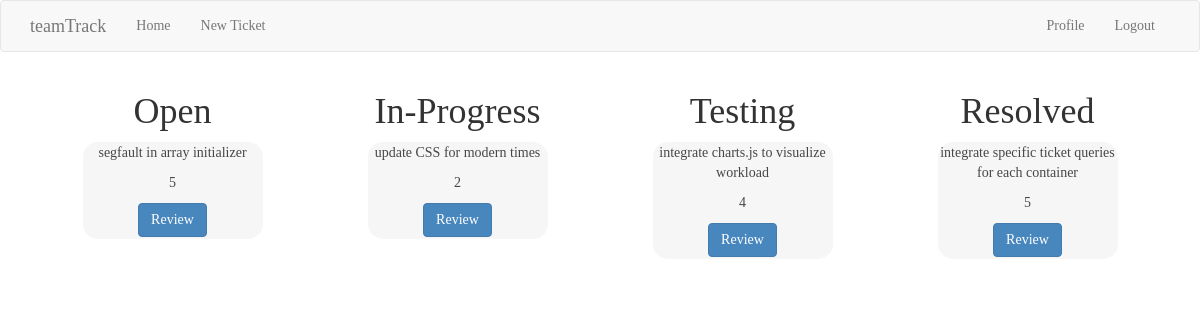
The app's page /index (signed in) with its own data.
### app/models.py (models this page shows, shortened)
class Ticket(db.Model):
    id = db.Column(db.Integer, primary_key=True)
    description = db.Column(db.String(140))
    priority = db.Column(db.Integer)
    link = db.Column(db.String(140))
    timestamp = db.Column(db.DateTime, index=True, default=datetime.utcnow)
    user_id = db.Column(db.Integer, db.ForeignKey('user.id'))
    tag = db.Column(db.String(20))

### app/routes.py (the view)
@app.route('/', methods=['GET', 'POST'])
@app.route('/index', methods=['GET', 'POST'])
@login_required
def index():
    page = request.args.get('page', 1, type=int)
    opentickets = current_user.get_open_tickets().paginate(
        page, app.config['POSTS_PER_PAGE'], False)
    wiptickets = current_user.get_wip_tickets().paginate(
        page, app.config['POSTS_PER_PAGE'], False)
    testingtickets = current_user.get_testing_tickets().paginate(
        page, app.config['POSTS_PER_PAGE'], False)
    closedtickets = current_user.get_closed_tickets().paginate(
        page, app.config['POSTS_PER_PAGE'], False)
    return render_template('index.html', title='Home', opentickets = opentickets.items, wiptickets= wiptickets.items, testingtickets = testingtickets.items, closedtickets = closedtickets.items)

### app/models.py (called while the page is built)
@login.user_loader
def load_user(id):
    return User.query.get(int(id))

    def get_open_tickets(self):
        return Ticket.query.filter(Ticket.tag == 'open').order_by(Ticket.timestamp.desc())

    def get_wip_tickets(self):
        return Ticket.query.filter(Ticket.tag == 'wip').order_by(Ticket.timestamp.desc())

    def get_testing_tickets(self):
        return Ticket.query.filter(Ticket.tag == 'testing').order_by(Ticket.timestamp.desc())

    def get_closed_tickets(self):
        return Ticket.query.filter(Ticket.tag == 'closed').order_by(Ticket.timestamp.desc())

### app/routes.py (called while the page is built)
@app.before_request
def before_request():
    if current_user.is_authenticated:
        current_user.last_seen = datetime.utcnow()
        db.session.commit()

### app/templates/index.html
{% extends "base.html" %}
{% import 'bootstrap/wtf.html' as wtf %}
{% block app_content %}
        <div class="parent--tickets">
          <section class = "tickets">
            <h1 class="display-4">Open</h1>
            {% for ticket in opentickets %}
            {% include '_tickets.html' %}
                <br>
            {% endfor %}
          </section>
          <section class = "tickets">
            <h1 class="display-4">In-Progress</h1>
            {% for ticket in wiptickets %}
            {% include '_tickets.html' %}
                <br>
            {% endfor %}
          </section>
          <section class = "tickets">
            <h1 class="display-4">Testing</h1>
            {% for ticket in testingtickets %}
            {% include '_tickets.html' %}
                <br>
            {% endfor %}
          </section>
          <section class = "tickets">
            <h1 class="display-4">Resolved</h1>
            {% for ticket in closedtickets %}
            {% include '_tickets.html' %}
                <br>
            {% endfor %}
          </section>
        </div>
{% endblock %}

### app/templates/_tickets.html
    <div class="card" style="width: 18rem;">
        <div class="card-body">
          <p class="card-text">{{ticket.description}}</p>
          <p class="card-text">{{ticket.priority}}</p>
          <a href="{{ url_for('edit_ticket', ticket_id=ticket.id) }}" class="btn btn-primary stretched-link">Review</a>
        </div>
      </div>

### app/static/style.css (style rules this page uses)
body { background: url("https://i.ibb.co/3cSjCh3/New-Project.jpg") no-repeat center center fixed; -webkit-background-size: cover; -moz-background-size: cover; background-size: cover; -o-background-size: cover; font-family: "Lucida Console"; }
.card { margin: 0 auto; float: none; margin-bottom: 10px; background-color: rgba(245, 245, 245, 1); opacity: .9; padding: 1%; width: 15; border-radius: 15px; }
section { height: auto; text-align: center; }
.parent--tickets { display: flex; flex-direction: row; justify-content: space-around; }

### records on screen
Ticket: description "segfault in array initializer", priority "5"
Ticket: description "update CSS for modern times", priority "2"
Ticket: description "integrate charts.js to visualize workload", priority "4"
Ticket: description "integrate specific ticket queries for each container", priority "5"
